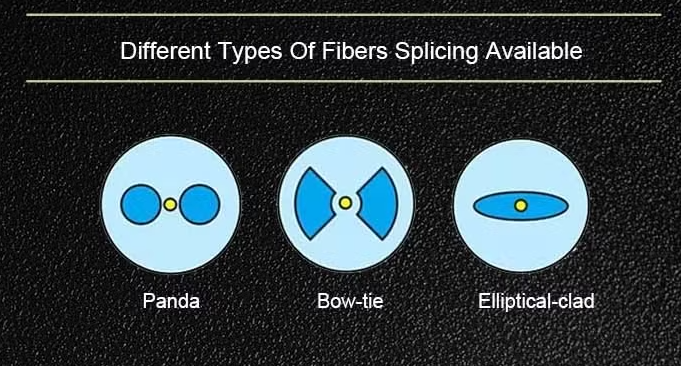
#> input picture Fiber Types.png, 681 x 366 px
$ python fiber_axis.py   (older library calls are emulated)
#> lines starting #> are read from the running program, lines starting #| are printed output that depends on the picture; after the words box and inside, x2 and y2 are one past the last pixel; in counts of white or black regions, pixels touching at a corner belong together
### camcontrol/image_io.py
"""Reading and writing image files."""

import json
import struct
import zlib
from pathlib import Path

import cv2
import numpy as np

IMAGE_EXTENSIONS = {".tif", ".tiff", ".png", ".jpg", ".jpeg", ".bmp"}
VIDEO_EXTENSIONS = {".mp4", ".avi"}  # what the Recording panel writes


def is_video(path) -> bool:
    return Path(path).suffix.lower() in VIDEO_EXTENSIONS


# [6 lines left out: function load_video_frame, not called in this run]


def load_image_file(path) -> np.ndarray | None:
    """Read an image as 8-bit BGR or grayscale. Returns None if unreadable.

    Uses imdecode on the raw bytes, because cv2.imread can't open paths
    with non-ASCII characters on Windows.
    """
#> called with path = 'Fiber Types.png'
    try:
        data = np.fromfile(str(path), dtype=np.uint8)
    except OSError:
        return None
    img = cv2.imdecode(data, cv2.IMREAD_UNCHANGED)
#> img is the input picture: shape (366, 681, 4); mean B, G, R, A 65.1, 61.2, 51.3, 255
    if img is None:
        return None
    if img.dtype == np.uint16:
        img = (img >> 8).astype(np.uint8)  # 16-bit -> 8-bit for display
    elif img.dtype != np.uint8:
        img = cv2.normalize(img, None, 0, 255, cv2.NORM_MINMAX).astype(np.uint8)
    if img.ndim == 3 and img.shape[2] == 4:
        img = cv2.cvtColor(img, cv2.COLOR_BGRA2BGR)
#> img: shape (366, 681, 3)
    return img


# [161 lines left out: functions save_image_file, _png_with_text, _tiff_with_description, _tiff_description, _png_text, _jpeg_comment and 2 more, not called in this run]

### camcontrol/processing/common.py
"""Helpers shared by the processing tools: color conversion, alignment."""

import cv2
import numpy as np

ALIGN_WIDTH = 1000  # alignment is worked out on a copy about this wide (faster, less noise)


def as_bgr(image: np.ndarray) -> np.ndarray:
    """Grayscale -> 3-channel BGR; BGR images are returned unchanged."""
    if image.ndim == 2:
        return cv2.cvtColor(image, cv2.COLOR_GRAY2BGR)
    return image


# [47 lines left out: functions as_gray, check_same_size, align_to, align_all, not called in this run]

### camcontrol/processing/fiber_axis.py
"""Axis of symmetry of polarization-maintaining (PM) fiber end faces.

PM fibers have stress parts on either side of the core: two round rods
(Panda), two wedges (Bow-tie), or an elliptical region round the core
(Elliptical-clad). The line through them is the fiber's slow axis; the
fast axis is at 90 degrees. Both are mirror-symmetry axes of the end face.

How it's measured, for each fiber:
1. Find the fiber: the round cladding, or a circle given by the caller
   (e.g. a Circle measurement). Separate fibers are found as round bright
   (or dark) regions. Fibers touching each other (e.g. side by side in a
   V-groove) or running off the image are found by find_touching_fibers:
   the biggest one first, then the others as circles of the same size.
2. Find the stress parts: inside the cladding, the pixels clearly different
   from the cladding (see contrast_map). For each Lab channel a smooth
   surface (tilt plus round bowl, fitted to the cladding only) is taken off, so uneven
   lighting doesn't count, and the rest is divided by the cladding's noise
   level. So a faint brightness-only difference counts as much as a strong
   color one. The contrast is in noise units; the threshold is automatic
   (Otsu) or set by the user (Detection). The core, in the middle, and the
   edge of the cladding are left out.
3. The slow axis through them, by one of these methods (METHODS):
   - "auto": "rods" for Panda fibers, "symmetry" for Bow-tie and
     Elliptical ones, chosen by which outline fits the edges best (see
     shape_fits and _measure_auto). The default.
   - "rods": for Panda fibers. Looks for the outlines of two equal round
     rods placed either side of the fiber centre (see find_rods), using
     only edges, so shading and dark blobs inside the fiber don't count.
     Each rod is then fitted on its own; the axis is the line through
     their centres. Needs no threshold. Rods running off the image (fibers
     at the frame's edge) are scored over the part of their outline shown.
     A clearly visible core spot breaks near-ties between rod pairs. The result is unclear if the rod
     outlines are faint or not round (quality, coverage), e.g. on a Bow-tie
     fiber: use "symmetry" for those.
   - "symmetry": the line the end face is most mirror-symmetric about
     (with the line at 90 degrees, as both are mirror axes). Uses the
     contrast map directly, so no threshold, and lopsided stress parts
     don't pull it.
   - "centres": the line through the centres of the two stress parts
     (Panda, Bow-tie). Each part counts the same whatever its shape.
     A single part (Elliptical) falls back to "moments".
   - "moments": the principal axis (second moments about the fiber centre)
     of all stress-part pixels. Pixels count by distance squared, so the
     far corners of bow-tie wedges weigh most.
   "symmetry" and "moments" turn about the fiber centre, or with
   parts_centre=True about the centre of the stress parts (for stress parts
   that sit off the fiber's middle); the axis lines are drawn through it.
   How much longer the spread is along the axis than across it
   ("elongation", from the moments) says how clear the result is; near 1
   means no clear axis.
4. Type guess from the stress parts' shape: one region round the core
   (Elliptical), two round blobs (Panda), two other shapes (Bow-tie).

Angles are in degrees, counter-clockwise from horizontal as seen on screen
(image y points down, so it's flipped), from 0 to 180.

Run directly to test on an image (default: "Fiber Types.png"):
    python -m camcontrol.processing.fiber_axis [image]
"""

import functools
import math
import sys
from concurrent.futures import ThreadPoolExecutor
from dataclasses import dataclass, field
from pathlib import Path

import cv2
import numpy as np

from camcontrol.processing.common import as_bgr

CORE_FRACTION = 0.12   # inner part of the radius left out (the core)
EDGE_FRACTION = 0.92   # outer part left out (the cladding edge)
MIN_ELONGATION = 1.3   # below this the axis isn't clear
SYMMETRY_SIZE = 200    # radius (px) the fiber is scaled to for the symmetry search
NOISE_FLOOR = 0.5      # Lab units: smallest noise level assumed (clean or drawn images)
MIN_AUTO_THRESHOLD = 2.5  # noise units: the automatic threshold never goes lower (no real contrast)
FALL_SHARE = 0.3       # cladding edge: falls less steep than this share of the ray's steepest are left out
FIT_SAMPLES = 40000    # about this many pixels are used to fit the cladding surface
ROD_SEARCH_EDGE = 0.94  # rod search: edges beyond this fraction of the radius are left out (cladding edge, dirt)
ROD_MAX_REACH = 0.92    # rods must lie inside this fraction of the radius
ROD_SIZES = (0.18, 0.42)     # rod radius searched, fraction of the fiber radius (Panda rods: about 0.25-0.3)
ROD_SPACINGS = (0.30, 0.72)  # rod centre's distance from the core searched, fraction of the fiber radius
CORE_OFFSETS = np.arange(-0.08, 0.081, 0.02)  # core's offset from the cladding centre searched (x and y), same
EDGE_CAP = 4.0               # rod search: an edge counts at most this many times the typical gradient
GRADIENT_FLOOR = 0.5         # rod search: smallest typical gradient assumed (grey levels per px)
DIRT_CONTRAST = 6.0          # rod search: pixels this many noise levels off the median round them are dirt ...
DIRT_WINDOW = 31             # ... median of this square (px at the search scale: rods are much bigger)
ROD_STARTS = 5               # rod search: best different pairs refined (step 2 of find_rods)
MATCH_SCORE = 0.75           # rods matched to each other (_match_rods): smallest match score used
MATCH_AGREE = 3.0            # ... and largest difference (degrees) from the edge fits' line
MIN_ROD_QUALITY = 2.0   # rod pair's score / a typical pair's: below this the rods aren't clear
ON_CIRCLE_SHARE = 0.6   # see _edge_coverage
MIN_ROD_COVERAGE = 0.5  # part of each rod's outline with an edge right on it (clean rods ~0.8-1, dirty ~0.5-0.8)
OTHER_SHAPE_MARGIN = 0.0   # "auto": a wedge or ellipse must fit at least this much better than the rods to win
TURNED_GAIN = 0.05         # "auto": ... and the two parts must match better turned 180 degrees than side by side
                           # (Panda rods: -0.1 to 0.01; wedges and ellipse ends: 0.09 and up)
OTHER_SHAPE_QUALITY = 2.4  # "auto": other shapes are only tried when the rod search found strong edges
                           # (wedges and ellipses give 2.7 and up; a failed search on a dirty Panda, about 2)
MIN_SHOWN = 0.5        # rod outlines off the image: scored over the part shown, at least this share
CORE_SEARCH = 0.15     # a visible core spot is looked for within this fraction of the radius
CORE_SIGNIFICANCE = 8.0  # ... standing out this many noise levels from the cladding
CORE_SPREAD = 0.08     # rod pairs centred further from it than this (fraction of the radius) count less
CORE_TIE = 0.9         # ... among the pairs ranked at least this share of the best (only near-ties:
                       # a speck of dirt taken for the core can't overrule a clear winner)
DEFAULT_MIN_ROD = 18.0  # % of the radius: ROD_SIZES[0], i.e. every rod size searched
MAX_MIN_ROD = 40.0
APPLE_REACH = 0.3        # the apple core is looked at within this fraction of the radius
APPLE_SIZE = 100         # ... on a copy this many pixels across that reach
APPLE_SYMMETRY = (0.8, 0.3)  # mirror correlation needed about its better and its other axis
APPLE_PINCH = 0.05       # the pinched sides' corners reaching this much (share of the middle) further than the others'
APPLE_SIDE = 75          # degrees either side of an axis to trace the outline
APPLE_AGREE = 3.0        # degrees: rods and apple core agreeing
APPLE_ROD_GUIDE = 10.0   # degrees: rod outlines this close to one of the core's axes pick it as the slow one
APPLE_ROD_QUALITY = 1.8  # ... if they stand out at least this much (washed out is fine, nothing at all isn't)
SMALL_FIBER = 0.15       # below this share of the image's short side, a "fiber" may be just its bright core
FAINT_EDGES = 0.04       # faint-edge pass: the strongest this share of the image counts as edges ...
FAINT_EDGE_MIN = 6.0     # ... if stronger than this (noise)

METHODS = {  # name: label in the panel
    "auto": "Automatic",
    "rods": "Panda rod outlines",
    "core": "Apple core",
    "symmetry": "Mirror symmetry",
    "centres": "Stress part centres",
    "moments": "Second moments",
}

LOOK_AT = {  # name: label in the panel, Lab channels used
    "both": ("Brightness and color", (0, 1, 2)),
    "brightness": ("Brightness only", (0,)),
    "color": ("Color only", (1, 2)),
}


@dataclass
class Detection:
    """How stress parts are told apart from the cladding."""
    threshold: float | None = None  # contrast (noise units) a stress part must reach; None: automatic
    smoothing: float = 1.0          # blur, % of the fiber radius
    look_at: str = "both"           # see LOOK_AT
    min_size: float = 8.0           # smaller regions are specks: side of a square, % of the radius
    # Panda rod outlines: smallest rod radius considered, % of the fiber radius (smaller round
    # things, such as dust or the core, are never taken for a rod). Used when min_rod_px is 0.
    min_rod: float = DEFAULT_MIN_ROD
    # The same in image pixels (0: not set), as drawn on the view; each fiber gets it as its
    # own share of its radius.
    min_rod_px: float = 0.0

    def min_rod_for(self, radius: float) -> float:
        """Smallest rod radius for a fiber of this radius (pixels), % of the radius."""
        if self.min_rod_px > 0 and radius > 0:
            return min(max(100 * self.min_rod_px / radius, DEFAULT_MIN_ROD), MAX_MIN_ROD)
        return self.min_rod


@dataclass
class FiberAxis:
    cx: float
    cy: float
    radius: float
    slow_deg: float        # angle of the slow axis (through the stress parts)
    elongation: float      # spread along / across the axis; >= 1
    fiber_type: str        # "Panda", "Bow-tie", "Elliptical" or "?"
    n_parts: int           # stress regions found
    method: str = "moments"  # what the angle came from (see METHODS)
    axis_x: float | None = None  # point the axis goes through; None: the fiber centre
    axis_y: float | None = None
    parts: list[np.ndarray] = field(default_factory=list)  # stress part outlines, (n, 2) image pixels
    part_centres: list[tuple[float, float]] = field(default_factory=list)
    threshold: float = 0.0           # contrast threshold used (noise units)
    quality: float | None = None     # "rods": how clearly the rod outlines stand out (see MIN_ROD_QUALITY)
    coverage: float | None = None    # "rods": how much of the rod outlines was found (see MIN_ROD_COVERAGE)
    rod_radii: list[float] = field(default_factory=list)  # "rods": radius of each rod, as part_centres
    turned_gain: float | None = None  # "rods": see _match_rods; high means wedges or an ellipse, not rods
    centre_brightness: float | None = None  # brightness (0-255) of the brightest spot near the centre
    core_clear: bool | None = None   # measured from the apple core (see apple_core): whether it was clear

    # [5 lines left out: function axis_point, not called in this run]

    @property
    def fast_deg(self) -> float:
        return (self.slow_deg + 90) % 180

    @property
    def clear(self) -> bool:
        if self.core_clear is not None:
            return self.core_clear
        if self.quality is not None:
            return self.quality >= MIN_ROD_QUALITY and self.coverage >= MIN_ROD_COVERAGE
        return self.elongation >= MIN_ELONGATION


def find_fibers(image: np.ndarray, max_fibers: int = 10) -> list[tuple[float, float, float]]:
    """Round fibers in the image as (cx, cy, radius), the biggest first.

    Both finders run: round regions clearly brighter (or darker) than the
    background, and find_touching_fibers (fibers touching or running off the
    image). Every circle is then fitted to its cladding edge, and circles
    that repeat one already kept, or lie inside it (a rod, a dark patch),
    are dropped. If nothing is found, circle-edge detection (Hough) is used.
    """
    gray = cv2.cvtColor(as_bgr(image), cv2.COLOR_BGR2GRAY)
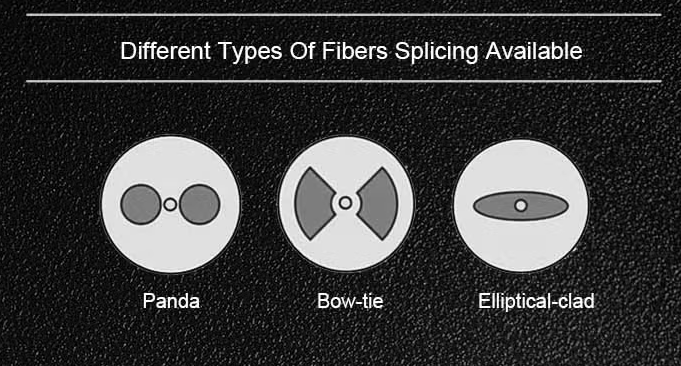
#> gray: shape (366, 681); min 0, max 255, mean 58.7
    found = []
    touching = find_touching_fibers(image, max_fibers)
    for i, c in enumerate(touching + _find_round_regions(image)):
        if any(math.hypot(c[0] - k[0], c[1] - k[1]) < 0.5 * max(k[2], c[2]) for k in found):
            continue  # the same fiber again: no need to fit it
        fitted = c if i == 0 and touching else fit_cladding_edge(gray, *c)  # touching's first is fitted already
        if fitted is not None and abs(fitted[2] - c[2]) < 0.2 * c[2] and math.hypot(fitted[0] - c[0], fitted[1] - c[1]) < 0.2 * c[2]:
            c = fitted
        if all(math.hypot(c[0] - k[0], c[1] - k[1]) > 0.8 * max(k[2], c[2]) for k in found):
            found.append(c)
    if not found:
        found = _find_hough_circles(gray)
    found = _faint_cladding_around(gray, found)
    return sorted(found, key=lambda c: -c[2])[:max_fibers]


def _faint_cladding_around(gray: np.ndarray, found: list) -> list:
    """With the cladding about as bright as the background, only a lit core
    stands out and passes for a small fiber: if a faint circle (and no strong
    one) surrounds it, that's the cladding. A strong circle could be the
    microscope's field stop instead."""
    small = SMALL_FIBER * min(gray.shape)
    if not found or any(c[2] >= small for c in found) or any(h[2] >= small for h in _hough_circles(gray, 10, 800)):
        return found

    def inside(c, h):
        return math.hypot(c[0] - h[0], c[1] - h[1]) + c[2] < h[2] and h[2] > 3 * c[2]
    claddings = [h for h in _refine_faint(gray, _hough_circles(gray, 10, 400, FAINT_EDGES))
                 if any(inside(c, h) for c in found)]
    if not claddings:
        return found
    return [c for c in found if not any(inside(c, h) for h in claddings)] + claddings


def nearest_centre(circles: list[tuple[float, float, float]], shape) -> list[tuple[float, float, float]]:
    """Just the circle whose centre is nearest the middle of an image of this shape."""
    if not circles:
        return []
    h, w = shape[:2]
    return [min(circles, key=lambda c: math.hypot(c[0] - w / 2, c[1] - h / 2))]


def _fill_holes(mask: np.ndarray) -> np.ndarray:
    """mask with every region not reachable from outside the image filled in."""
    h, w = mask.shape
    outside = cv2.copyMakeBorder(mask, 1, 1, 1, 1, cv2.BORDER_CONSTANT, value=0)
    cv2.floodFill(outside, np.zeros((h + 4, w + 4), np.uint8), (0, 0), 255)
    return mask | (255 - outside[1:-1, 1:-1])


def find_touching_fibers(image: np.ndarray, max_fibers: int = 10) -> list[tuple[float, float, float]]:
    """Fibers that touch each other or run off the image, as (cx, cy, radius),
    the best seen first.

    1. The biggest one: the deepest point inside the bright regions (dark
       blobs inside the fibers filled in), refined by fitting a circle to the
       cladding edge (fit_cladding_edge).
    2. The others: circles of the same size, found by edges pointing at
       their centres (a Hough transform with the radius fixed), so a fiber
       counts even if only part of its edge shows.
    """
    gray = cv2.cvtColor(as_bgr(image), cv2.COLOR_BGR2GRAY)
    blur = cv2.GaussianBlur(gray, (0, 0), max(1.0, min(gray.shape) / 300))
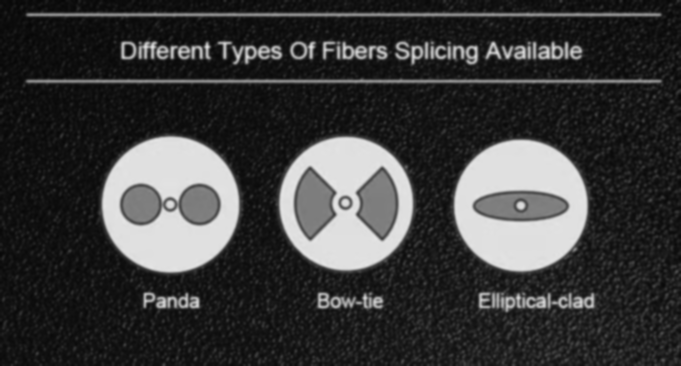
#> blur: shape (366, 681); min 6, max 229, mean 58.7
    _, mask = cv2.threshold(blur, 0, 255, cv2.THRESH_BINARY + cv2.THRESH_OTSU)
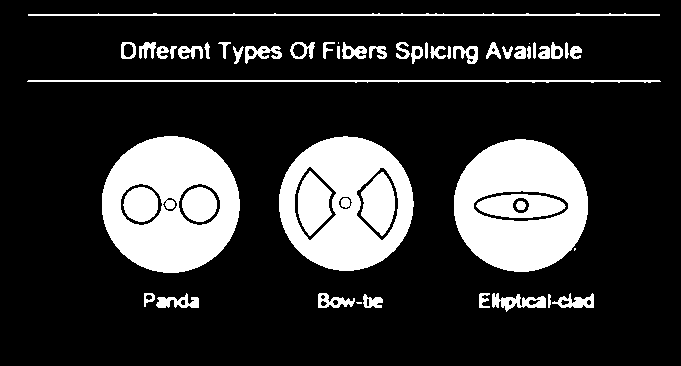
#> mask: shape (366, 681); 19.5% white; 52 white regions (4 under 20 px), largest, box (x1, y1, x2, y2) and area: (102, 136, 240, 273) 12229, (454, 139, 588, 272) 11842, (279, 136, 414, 271) 10249
    mask = cv2.morphologyEx(_fill_holes(mask), cv2.MORPH_OPEN, cv2.getStructuringElement(cv2.MORPH_ELLIPSE, (9, 9)))
#> in _fill_holes, `h, w = mask.shape`: h = 366; w = 681
#> (the rest of the program and of its run is left out)
